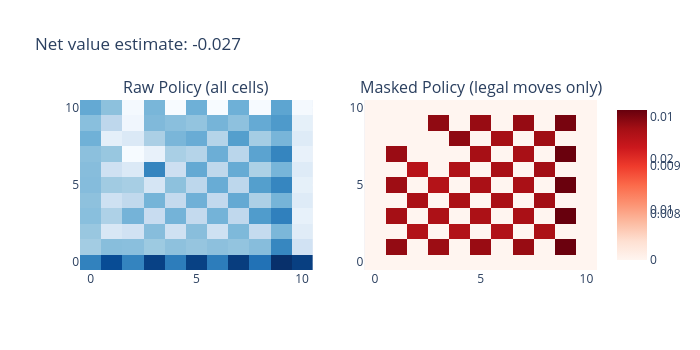

The notebook cell this image was saved under:
### Code cell
game = Bridgit(board_config)
game.make_move(schema.Move(row=1, col=1))
game.make_move(schema.Move(row=2, col=2))
game.make_move(schema.Move(row=3, col=3))

# Get raw net prediction
policy, value = mcts._predict(game)

# Mask to only legal crossings
mask = game.to_mask()
masked_policy = policy * mask
masked_policy /= masked_policy.sum()

fig = make_subplots(rows=1, cols=2, subplot_titles=["Raw Policy (all cells)", "Masked Policy (legal moves only)"])

fig.add_trace(Visualizer.visualize_array(policy, colorscale="Blues").data[0], row=1, col=1)
fig.add_trace(Visualizer.visualize_array(masked_policy, colorscale="Reds").data[0], row=1, col=2)

fig.update_layout(width=700, height=350, title=f"Net value estimate: {value:.3f}")
fig.show()
